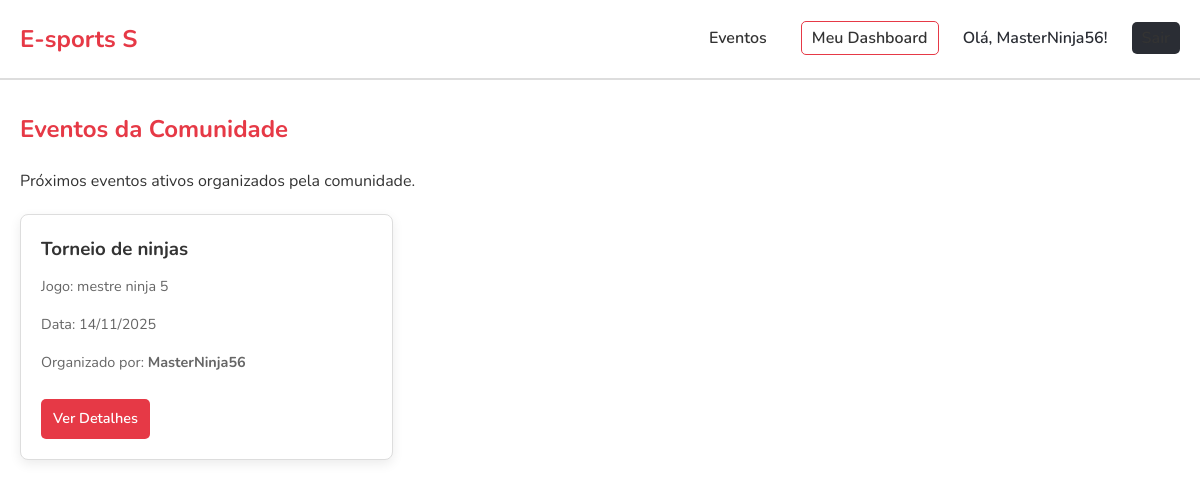
The app's page /eventos (signed in), older data.
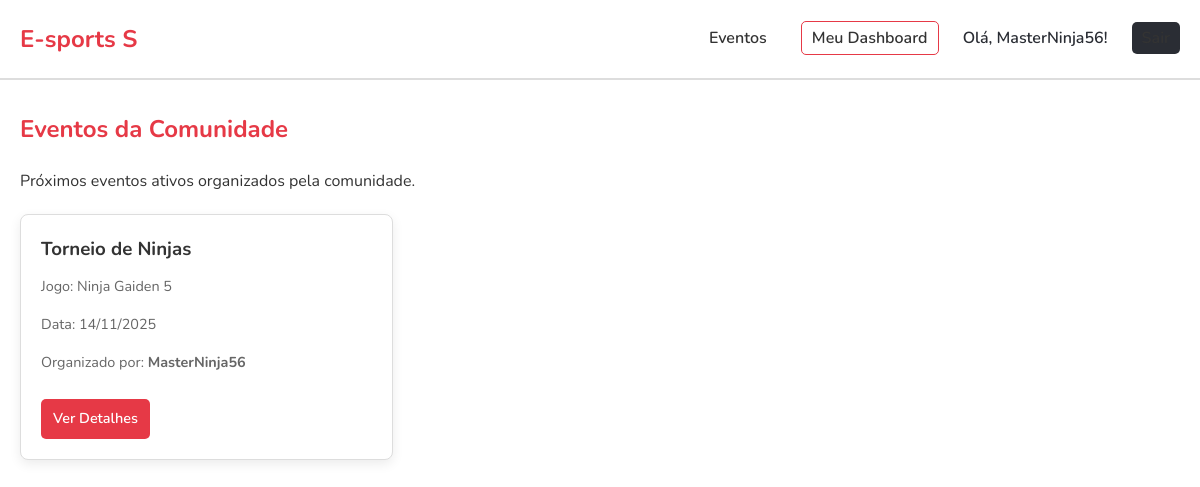
The same page, newer data.
### app_build/models.py (models this page shows)
class Organizador(db.Model):
    id = db.Column(db.Integer, primary_key=True)
    nome = db.Column(db.String(100), unique=True, nullable=False)
    email = db.Column(db.String(100), unique=True, nullable=False)
    senha = db.Column(db.String(200), nullable=False)
    telefone = db.Column(db.String(20))
    idade = db.Column(db.Integer)

class Evento(db.Model):
    id = db.Column(db.Integer, primary_key=True)
    nome = db.Column(db.String(100), nullable=False)
    jogo = db.Column(db.String(100))
    data = db.Column(db.Date, nullable=True)
    limite_jogadores = db.Column(db.Integer)
    faixa_etaria = db.Column(db.String(50))
    local = db.Column(db.String(100))
    status = db.Column(db.String(50), nullable=False, default='Ativo')
    organizador_id = db.Column(db.Integer, db.ForeignKey('organizador.id'), nullable=False)
    organizador = db.relationship('Organizador', backref=db.backref('eventos', lazy=True))

### app_build/app.py (the view)
@app.route('/eventos')
@login_required
def lista_eventos():
    eventos = Evento.query.filter_by(status='Ativo').order_by(Evento.data.asc()).all()
    return render_template('evento.html', eventos=eventos, user_session=session)

### app_build/app.py (called while the page is built)
def login_required(f):
    @wraps(f)
    def decorated_function(*args, **kwargs):
        if 'user_id' not in session:
            flash("Você precisa estar logado para acessar esta página.", "error")
            return redirect(url_for('login'))
        return f(*args, **kwargs)
    return decorated_function

### app_build/templates/evento.html (shortened to what this page needs)
{% extends 'base.html' %}
{% block content %}
    <h2>Eventos da Comunidade</h2>
    <p>Próximos eventos ativos organizados pela comunidade.</p>
    <div class="list-wrapper" style="margin-top: 20px;">
        {% for e in eventos %}
            <div class="card">
                <h3>{{ e.nome }}</h3>
                <p>Jogo: {{ e.jogo }}</p>
                <p>Data: {{ e.data.strftime('%d/%m/%Y') }}</p>
                <p>Organizado por: <strong>{{ e.organizador.nome }}</strong></p>
                <a href="{{ url_for('evento_detalhe', id=e.id) }}" class="btn-card-participar">Ver Detalhes</a>
            </div>
        {% endfor %}
    </div>
{% endblock %}

### app_build/templates/base.html (shortened to what this page needs)
<!DOCTYPE html>
<html lang="pt-br">
<head>
    <link rel="stylesheet" href="{{ url_for('static', filename='css/style.css') }}">
</head>
<body>
    <header class="header-internal">
        <div class="container">
            <a href="{{ url_for('index') }}" class="logo">E-sports S</a>
            <nav>
                <a href="{{ url_for('lista_eventos') }}">Eventos</a>
                {% if session.user_id %}
                    {% if session.user_type == 'organizador' %}
                        <a href="{{ url_for('dashboard') }}" class="nav-dashboard-link">Meu Dashboard</a>
                    {% endif %}
                    <span class="nav-welcome">Olá, {{ session.user_name }}!</span>
                    <a href="{{ url_for('logout') }}" class="btn-logout">Sair</a>
                {% else %}
                    <a href="{{ url_for('login') }}" class="btn-login-nav">Login</a>
                {% endif %}
            </nav>
        </div>
    </header>
    <main>
        <div class="container">
            {% block content %}{% endblock %}
        </div>
    </main>
</body>
</html>

### app_build/static/css/style.css (style rules this page uses)
:root { --cor-principal: #E63946; --cor-fundo: #FFFFFF; --cor-texto: #333333; --cor-borda: #DDDDDD; --cor-destaque: #2A2D34; --sombra: 0 4px 12px rgba(0, 0, 0, 0.08); }
* { margin: 0; padding: 0; box-sizing: border-box; }
body { font-family: 'Nunito', sans-serif; background-color: var(--cor-fundo); color: var(--cor-texto); line-height: 1.6; }
.container { max-width: 1200px; margin: 0 auto; padding: 0 20px; }
h1, h2, h3 { font-weight: 700; }
h1, h2 { color: var(--cor-principal); margin-bottom: 20px; }
header.header-internal { background: var(--cor-fundo); border-bottom: 2px solid var(--cor-borda); padding: 20px 0; margin-bottom: 30px; }
header.header-internal .container { display: flex; justify-content: space-between; align-items: center; }
header.header-internal .logo { font-size: 1.5rem; font-weight: 700; color: var(--cor-principal); text-decoration: none; }
header.header-internal nav a { color: var(--cor-texto); text-decoration: none; font-weight: 600; margin-left: 20px; padding: 5px 10px; border-radius: 5px; transition: all 0.3s ease; }
.list-wrapper { display: grid; grid-template-columns: repeat(auto-fill, minmax(300px, 1fr)); gap: 20px; }
.card { background: var(--cor-fundo); border: 1px solid var(--cor-borda); border-radius: 8px; padding: 20px; box-shadow: var(--sombra); transition: transform 0.3s ease, box-shadow 0.3s ease; }
.card h3 { margin-bottom: 10px; color: var(--cor-texto); }
.card p { font-size: 0.9rem; color: #666; margin-bottom: 15px; }
.nav-welcome { margin-left: 20px; color: var(--cor-destaque); font-weight: 600; }
.btn-logout { background: var(--cor-destaque); color: var(--cor-fundo); font-weight: 600; text-decoration: none; padding: 5px 10px; border-radius: 5px; margin-left: 10px; transition: all 0.3s ease; }
.nav-dashboard-link { font-weight: 700; color: var(--cor-principal); text-decoration: none; margin-left: 20px; padding: 5px 10px; border: 1px solid var(--cor-principal); border-radius: 5px; transition: all 0.3s ease; }
.btn-card-participar { background: var(--cor-principal); color: var(--cor-fundo); padding: 8px 12px; border-radius: 5px; text-decoration: none; font-weight: 600; font-size: 0.9rem; display: inline-block; margin-top: 10px; }

Row changes from the older to the newer data that the page shows:
changed Evento "MasterNinja56": nome "Torneio de ninjas" → "Torneio de Ninjas"; jogo "mestre ninja 5" → "Ninja Gaiden 5"
